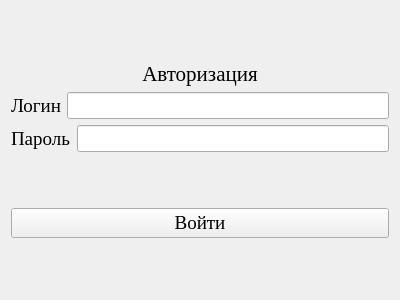
<?xml version="1.0" encoding="UTF-8"?>
<ui version="4.0">
 <class>LogInForm</class>
 <widget class="QWidget" name="LogInForm">
  <property name="geometry">
   <rect>
    <x>0</x>
    <y>0</y>
    <width>400</width>
    <height>300</height>
   </rect>
  </property>
  <property name="windowTitle">
   <string>Form</string>
  </property>
  <layout class="QVBoxLayout" name="verticalLayout">
   <item>
    <spacer name="verticalSpacer_2">
     <property name="orientation">
      <enum>Qt::Vertical</enum>
     </property>
     <property name="sizeHint" stdset="0">
      <size>
       <width>20</width>
       <height>40</height>
      </size>
     </property>
    </spacer>
   </item>
   <item>
    <widget class="QLabel" name="label">
     <property name="font">
      <font>
       <family>Georgia</family>
       <pointsize>16</pointsize>
      </font>
     </property>
     <property name="text">
      <string>Авторизация</string>
     </property>
     <property name="alignment">
      <set>Qt::AlignCenter</set>
     </property>
    </widget>
   </item>
   <item>
    <layout class="QVBoxLayout" name="verticalLayout_2">
     <item>
      <layout class="QHBoxLayout" name="horizontalLayout">
       <item>
        <widget class="QLabel" name="label_3">
         <property name="font">
          <font>
           <family>Georgia</family>
           <pointsize>14</pointsize>
          </font>
         </property>
         <property name="text">
          <string>Логин</string>
         </property>
        </widget>
       </item>
       <item>
        <widget class="QLineEdit" name="le_login">
         <property name="font">
          <font>
           <family>Georgia</family>
           <pointsize>12</pointsize>
          </font>
         </property>
        </widget>
       </item>
      </layout>
     </item>
     <item>
      <layout class="QHBoxLayout" name="horizontalLayout_2">
       <item>
        <widget class="QLabel" name="label_2">
         <property name="font">
          <font>
           <family>Georgia</family>
           <pointsize>14</pointsize>
          </font>
         </property>
         <property name="text">
          <string>Пароль</string>
         </property>
        </widget>
       </item>
       <item>
        <widget class="QLineEdit" name="le_pwd">
         <property name="font">
          <font>
           <family>Georgia</family>
           <pointsize>12</pointsize>
          </font>
         </property>
         <property name="echoMode">
          <enum>QLineEdit::Password</enum>
         </property>
        </widget>
       </item>
      </layout>
     </item>
    </layout>
   </item>
   <item>
    <spacer name="verticalSpacer_3">
     <property name="orientation">
      <enum>Qt::Vertical</enum>
     </property>
     <property name="sizeHint" stdset="0">
      <size>
       <width>20</width>
       <height>40</height>
      </size>
     </property>
    </spacer>
   </item>
   <item>
    <widget class="QPushButton" name="pushButton">
     <property name="font">
      <font>
       <family>Georgia</family>
       <pointsize>14</pointsize>
      </font>
     </property>
     <property name="text">
      <string>Войти</string>
     </property>
    </widget>
   </item>
   <item>
    <spacer name="verticalSpacer">
     <property name="orientation">
      <enum>Qt::Vertical</enum>
     </property>
     <property name="sizeHint" stdset="0">
      <size>
       <width>20</width>
       <height>40</height>
      </size>
     </property>
    </spacer>
   </item>
  </layout>
 </widget>
 <resources/>
 <connections/>
</ui>
